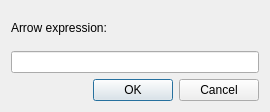
<?xml version="1.0" encoding="UTF-8"?>
<ui version="4.0">
 <class>AddArrowExpressionDialog</class>
 <widget class="QDialog" name="AddArrowExpressionDialog">
  <property name="windowModality">
   <enum>Qt::ApplicationModal</enum>
  </property>
  <property name="geometry">
   <rect>
    <x>0</x>
    <y>0</y>
    <width>270</width>
    <height>112</height>
   </rect>
  </property>
  <property name="minimumSize">
   <size>
    <width>0</width>
    <height>0</height>
   </size>
  </property>
  <property name="windowTitle">
   <string>Set Arrow Expresson</string>
  </property>
  <layout class="QVBoxLayout" name="verticalLayout">
   <item>
    <widget class="QLabel" name="label">
     <property name="text">
      <string>Arrow expression:</string>
     </property>
    </widget>
   </item>
   <item>
    <widget class="QLineEdit" name="inputField"/>
   </item>
   <item>
    <widget class="QDialogButtonBox" name="buttonBox">
     <property name="orientation">
      <enum>Qt::Horizontal</enum>
     </property>
     <property name="standardButtons">
      <set>QDialogButtonBox::Cancel|QDialogButtonBox::Ok</set>
     </property>
    </widget>
   </item>
  </layout>
 </widget>
 <resources/>
 <connections>
  <connection>
   <sender>buttonBox</sender>
   <signal>accepted()</signal>
   <receiver>AddArrowExpressionDialog</receiver>
   <slot>accept()</slot>
   <hints>
    <hint type="sourcelabel">
     <x>248</x>
     <y>254</y>
    </hint>
    <hint type="destinationlabel">
     <x>157</x>
     <y>274</y>
    </hint>
   </hints>
  </connection>
  <connection>
   <sender>buttonBox</sender>
   <signal>rejected()</signal>
   <receiver>AddArrowExpressionDialog</receiver>
   <slot>reject()</slot>
   <hints>
    <hint type="sourcelabel">
     <x>316</x>
     <y>260</y>
    </hint>
    <hint type="destinationlabel">
     <x>286</x>
     <y>274</y>
    </hint>
   </hints>
  </connection>
 </connections>
</ui>
